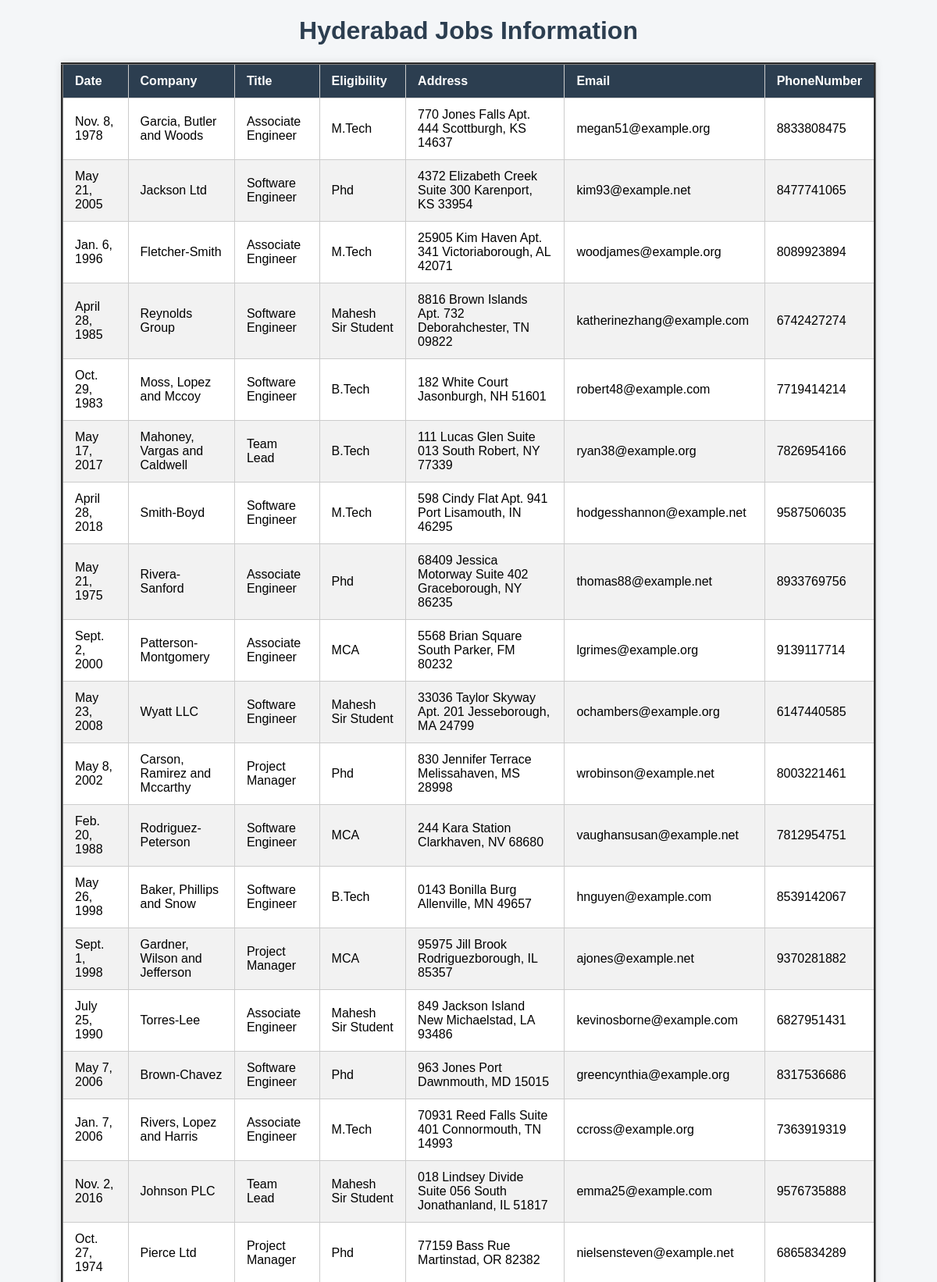
Screenshot of /hydjobs/ (upper part) with the database file from the repository.
### testapp/models.py (models this page shows)
class HydJobs(models.Model):
    date=models.DateField()
    company=models.CharField(max_length=60)
    title=models.CharField(max_length=60)
    eligibility=models.CharField(max_length=60)
    address=models.CharField(max_length=70)
    email=models.EmailField()
    phonenumber=models.BigIntegerField()

### testapp/views.py (the view)
# urls.py: path('hydjobs/',views.hyd_job_view),
def hyd_job_view(request):
    jobs_list=HydJobs.objects.all()
    my_dict={'jobs_list':jobs_list}
    return render(request,'testapp/hydjobs.html',my_dict)

### template/testapp/hydjobs.html (shortened to what this page needs)
<!DOCTYPE html>
<html lang="en">
<head>
</head>
<body>
    <h1>Hyderabad Jobs Information</h1>
    {% if jobs_list %}
    <table border="3">
        <thead>
             <th>Date</th>
             <th>Company</th>
             <th>Title</th>
             <th>Eligibility</th>
             <th>Address</th>
             <th>Email</th>
             <th>PhoneNumber</th>
        </thead>
    {% for job in jobs_list%}
        <tr>
            <td>{{job.date}}</td>
            <td>{{job.company}}</td>
            <td>{{job.title}}</td>
            <td>{{job.eligibility}}</td>
            <td>{{job.address}}</td>
            <td>{{job.email}}</td>
            <td>{{job.phonenumber}}</td>
        </tr>
    {% endfor %}
    {% else %}
        <p id="specialp">No Jobs In Hyderabad........</p>
    {% endif %}
    </table>
</body>
</html>

### template/testapp/hydjobs.html (style rules this page uses)
body { font-family: Arial, sans-serif; background-color: #f4f6f8; margin: 20px; }
h1 { text-align: center; color: #2c3e50; }
table { width: 90%; margin: 0 auto; border-collapse: collapse; background-color: #ffffff; box-shadow: 0 0 10px rgba(0, 0, 0, 0.1); }
th, td { padding: 12px 15px; text-align: left; border: 1px solid #ccc; }
th { background-color: #2c3e50; color: white; }
tr:nth-child(even) { background-color: #f2f2f2; }

### rows the page displays
HydJobs: date "Nov. 8, 1978", company "Garcia, Butler and Woods", title "Associate Engineer", eligibility "M.Tech", address "770 Jones Falls Apt. 444 Scottburgh, KS 14637", email "megan51@example.org", phonenumber "8833808475"
HydJobs: date "May 21, 2005", company "Jackson Ltd", title "Software Engineer", eligibility "Phd", address "4372 Elizabeth Creek Suite 300 Karenport, KS 33954", email "kim93@example.net", phonenumber "8477741065"
HydJobs: date "Jan. 6, 1996", company "Fletcher-Smith", title "Associate Engineer", eligibility "M.Tech", address "25905 Kim Haven Apt. 341 Victoriaborough, AL 42071", email "woodjames@example.org", phonenumber "8089923894"
HydJobs: date "April 28, 1985", company "Reynolds Group", title "Software Engineer", eligibility "Mahesh Sir Student", address "8816 Brown Islands Apt. 732 Deborahchester, TN 09822", email "katherinezhang@example.com", phonenumber "6742427274"
HydJobs: date "Oct. 29, 1983", company "Moss, Lopez and Mccoy", title "Software Engineer", eligibility "B.Tech", address "182 White Court Jasonburgh, NH 51601", email "robert48@example.com", phonenumber "7719414214"
HydJobs: date "May 17, 2017", company "Mahoney, Vargas and Caldwell", title "Team Lead", eligibility "B.Tech", address "111 Lucas Glen Suite 013 South Robert, NY 77339", email "ryan38@example.org", phonenumber "7826954166"
HydJobs: date "April 28, 2018", company "Smith-Boyd", title "Software Engineer", eligibility "M.Tech", address "598 Cindy Flat Apt. 941 Port Lisamouth, IN 46295", email "hodgesshannon@example.net", phonenumber "9587506035"
HydJobs: date "May 21, 1975", company "Rivera-Sanford", title "Associate Engineer", eligibility "Phd", address "68409 Jessica Motorway Suite 402 Graceborough, NY 86235", email "thomas88@example.net", phonenumber "8933769756"
HydJobs: date "Sept. 2, 2000", company "Patterson-Montgomery", title "Associate Engineer", eligibility "MCA", address "5568 Brian Square South Parker, FM 80232", email "lgrimes@example.org", phonenumber "9139117714"
HydJobs: date "May 23, 2008", company "Wyatt LLC", title "Software Engineer", eligibility "Mahesh Sir Student", address "33036 Taylor Skyway Apt. 201 Jesseborough, MA 24799", email "ochambers@example.org", phonenumber "6147440585"
HydJobs: date "May 8, 2002", company "Carson, Ramirez and Mccarthy", title "Project Manager", eligibility "Phd", address "830 Jennifer Terrace Melissahaven, MS 28998", email "wrobinson@example.net", phonenumber "8003221461"
HydJobs: date "Feb. 20, 1988", company "Rodriguez-Peterson", title "Software Engineer", eligibility "MCA", address "244 Kara Station Clarkhaven, NV 68680", email "vaughansusan@example.net", phonenumber "7812954751"
HydJobs: date "May 26, 1998", company "Baker, Phillips and Snow", title "Software Engineer", eligibility "B.Tech", address "0143 Bonilla Burg Allenville, MN 49657", email "hnguyen@example.com", phonenumber "8539142067"
HydJobs: date "Sept. 1, 1998", company "Gardner, Wilson and Jefferson", title "Project Manager", eligibility "MCA", address "95975 Jill Brook Rodriguezborough, IL 85357", email "ajones@example.net", phonenumber "9370281882"
HydJobs: date "July 25, 1990", company "Torres-Lee", title "Associate Engineer", eligibility "Mahesh Sir Student", address "849 Jackson Island New Michaelstad, LA 93486", email "kevinosborne@example.com", phonenumber "6827951431"
HydJobs: date "May 7, 2006", company "Brown-Chavez", title "Software Engineer", eligibility "Phd", address "963 Jones Port Dawnmouth, MD 15015", email "greencynthia@example.org", phonenumber "8317536686"
HydJobs: date "Jan. 7, 2006", company "Rivers, Lopez and Harris", title "Associate Engineer", eligibility "M.Tech", address "70931 Reed Falls Suite 401 Connormouth, TN 14993", email "ccross@example.org", phonenumber "7363919319"
HydJobs: date "Nov. 2, 2016", company "Johnson PLC", title "Team Lead", eligibility "Mahesh Sir Student", address "018 Lindsey Divide Suite 056 South Jonathanland, IL 51817", email "emma25@example.com", phonenumber "9576735888"
HydJobs: date "Oct. 27, 1974", company "Pierce Ltd", title "Project Manager", eligibility "Phd", address "77159 Bass Rue Martinstad, OR 82382", email "nielsensteven@example.net", phonenumber "6865834289"
